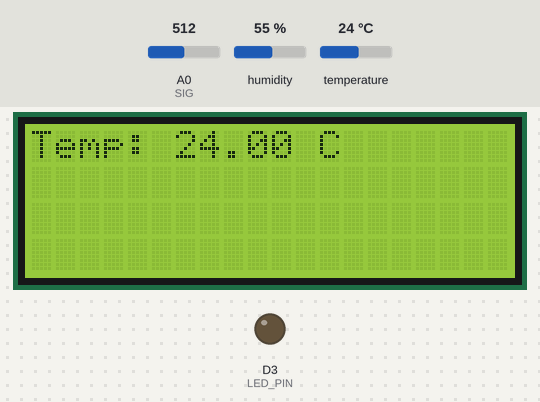
Bench run of a sketch on a simulated ESP8266 (NodeMCU). Shown: 20×4 character LCD, output pins drawn as LEDs (lit = HIGH). Inputs (shaded band) come from the test bench; at power-on: humidity 55 %, A0 (SIG) = 512, temperature 24 °C. Pins used as bus, display or sensor lines are not drawn; what the sketch prints to the serial monitor is not drawn.

Above: at 5.6 s.
5.7 s: humidity set to 22 %
At 10.8 s:
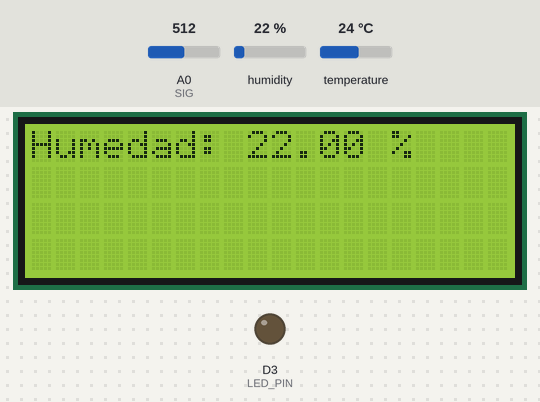
16.5 s: A0 (SIG) set to 390
At 20.7 s:
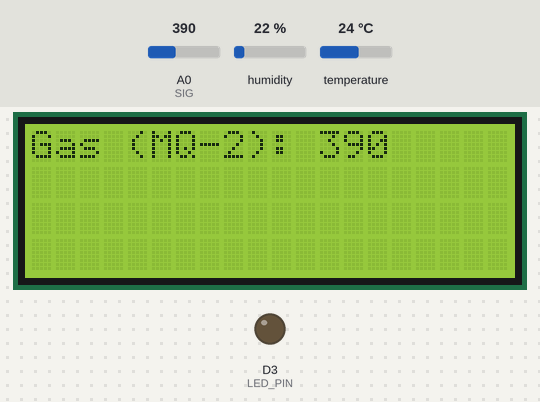
26.5 s: temperature set to 12 °C
At 35.7 s:
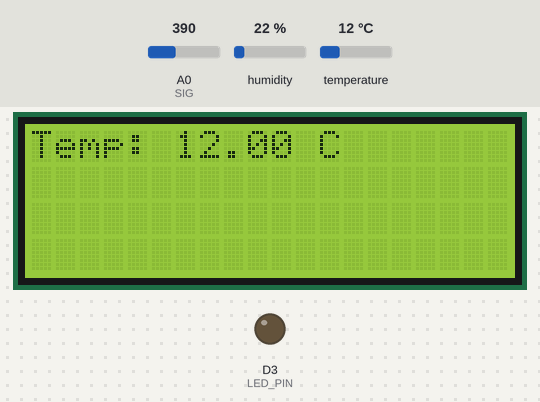
36.5 s: A0 (SIG) set to 410
At 45.5 s:
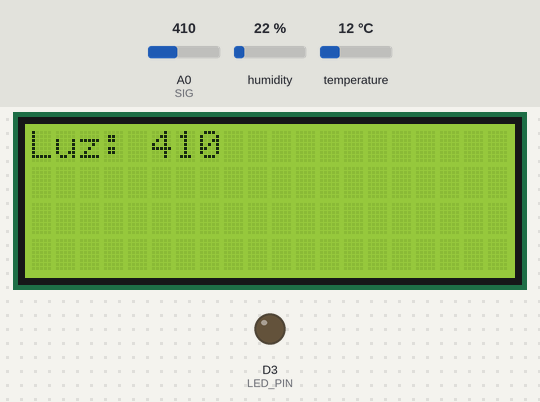
46.5 s: A0 (SIG) set to 511
At 55.7 s:
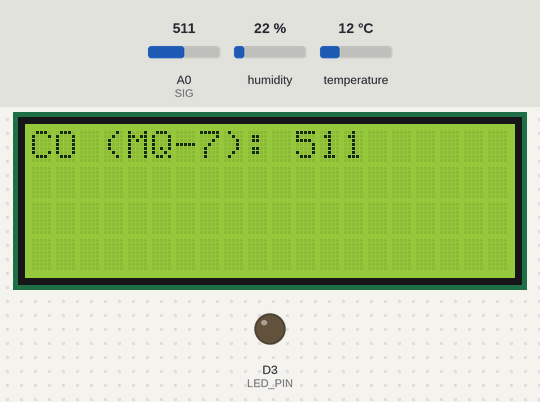
56.5 s: temperature set to 19 °C
At 65.7 s:
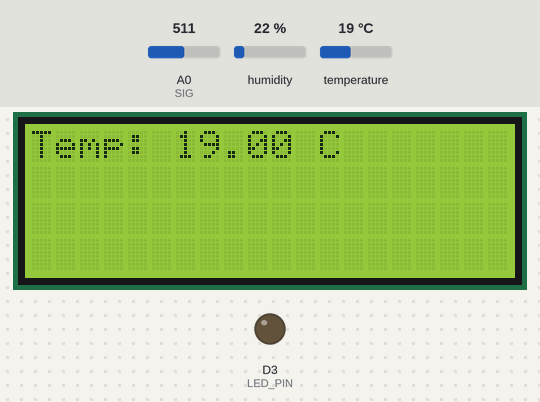
Timing chart, 0 to 67.2 s (numbered marks = the images above; inputs shaded):
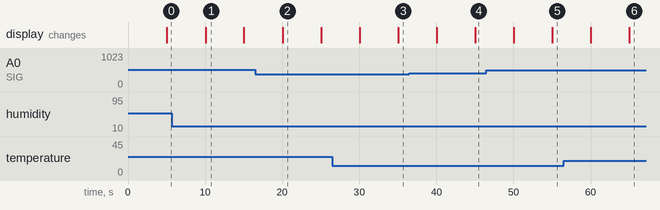

The sketch:

prueba.ino
```cpp
#include <ESP8266WiFi.h>
#include <Adafruit_Sensor.h>
#include <DHT.h>
#include <DHT_U.h>
#include <Wire.h>
#include <LiquidCrystal_I2C.h>

//*************** PINES DE SENSORES ****************
// Pines Digitales: DHT11 y LED
#define DHTPIN D4
#define DHTTYPE DHT11
#define LED_PIN D3

// Pines MUX
#define S0 D5
#define S1 D6
#define S2 D7
#define S3 D8
#define SIG A0

DHT dht(DHTPIN, DHTTYPE);

LiquidCrystal_I2C lcd(0x27,20,4);  // set the LCD address to 0x27 for a 16 chars and 2 line display

//*************** CONSTANTES Y VARIABLES ****************
const float TEMP_MIN = 18.0, TEMP_MAX = 24.0;
const float HUM_MIN = 30.0, HUM_MAX = 50.0;
const int LIGHT_MIN = 80, LIGHT_MAX = 400;
const int CO_MAX = 200;
const int GAS_SAFE_LEVEL = 50;

unsigned long lastMeasurementTime = 0;
const unsigned long measurementInterval = 5000; // Intervalo de medición en ms (5 segundos)
unsigned long lastDisplayTime = 0;
const unsigned long displayInterval = 2000; // Intervalo de visualización en LCD en ms (2 segundos)

int displayState = 0; // Estado para cambiar entre las medidas a mostrar

//*************** CONFIGURACIÓN INICIAL ****************
void setup() {
  Serial.begin(115200);

  // Inicializar sensores y periféricos
  dht.begin();
  pinMode(LED_PIN, OUTPUT);
  pinMode(S0, OUTPUT);
  pinMode(S1, OUTPUT);
  pinMode(S2, OUTPUT);
  pinMode(S3, OUTPUT);

  // lcd
  lcd.init();                      // initialize the lcd
  lcd.init();
  // Print a message to the LCD.
  lcd.backlight();
}

//*************** FUNCIÓN DE SELECCIÓN DEL MUX ****************
int readMux(int channel) {
  digitalWrite(S0, bitRead(channel, 0));
  digitalWrite(S1, bitRead(channel, 1));
  digitalWrite(S2, bitRead(channel, 2));
  digitalWrite(S3, bitRead(channel, 3));
  return analogRead(SIG);
}

//*************** FUNCIONES DE LECTURA DE SENSORES ****************
float readTemperature() {
  return dht.readTemperature();
}

float readHumidity() {
  return dht.readHumidity();
}

int readLightLevel() {
  return readMux(0); // Canal 0 en el MUX
}

int readGasLevel() {
  return readMux(1); // Canal 1 en el MUX
}

int readCOLevel() {
  return readMux(2); // Canal 2 en el MUX
}

//*************** FUNCIÓN DE MONITOREO Y ALERTAS ****************
void monitorAirQuality() {
  float temperature = readTemperature();
  float humidity = readHumidity();
  int lightLevel = readLightLevel();
  int gasLevel = readGasLevel();
  int coLevel = readCOLevel();

  bool airQualityOptimal =
      (temperature >= TEMP_MIN && temperature <= TEMP_MAX) &&
      (humidity >= HUM_MIN && humidity <= HUM_MAX) &&
      (lightLevel >= LIGHT_MIN && lightLevel <= LIGHT_MAX) &&
      (coLevel <= CO_MAX) && (gasLevel < GAS_SAFE_LEVEL);

  // Imprimir valores en el monitor serial
  Serial.println("===== Datos de Sensores =====");
  Serial.print("Temperatura: ");
  Serial.print(temperature);
  Serial.println(" C");

  Serial.print("Humedad: ");
  Serial.print(humidity);
  Serial.println(" %");

  Serial.print("Nivel de Luz: ");
  Serial.println(lightLevel);

  Serial.print("Nivel de Gas (MQ-2): ");
  Serial.println(gasLevel);

  Serial.print("Nivel de CO (MQ-7): ");
  Serial.println(coLevel);

  Serial.print("Estado de Calidad del Aire: ");
  Serial.println(airQualityOptimal ? "OPTIMA" : "NO OPTIMA");

  // Encender o apagar LED según el estado de calidad del aire
  //digitalWrite(LED_PIN, airQualityOptimal ? LOW : HIGH);

  Serial.println("=============================");

  // Mostrar datos en la LCD
  displayOnLCD(temperature, humidity, lightLevel, gasLevel, coLevel, airQualityOptimal);
}

//*************** FUNCIÓN PARA MOSTRAR EN LCD ****************
void displayOnLCD(float temperature, float humidity, int lightLevel, int gasLevel, int coLevel, bool airQualityOptimal) {
  unsigned long currentMillis = millis();
  if (currentMillis - lastDisplayTime >= displayInterval) {
    lastDisplayTime = currentMillis;
    lcd.clear();

    switch (displayState) {
      case 0:
        lcd.setCursor(0, 0);
        lcd.print("Temp: ");
        lcd.print(temperature);
        lcd.print(" C");
        break;
      case 1:
        lcd.setCursor(0, 0);
        lcd.print("Humedad: ");
        lcd.print(humidity);
        lcd.print(" %");
        break;
      case 2:
        lcd.setCursor(0, 0);
        lcd.print("Luz: ");
        lcd.print(lightLevel);
        break;
      case 3:
        lcd.setCursor(0, 0);
        lcd.print("Gas (MQ-2): ");
        lcd.print(gasLevel);
        break;
      case 4:
        lcd.setCursor(0, 0);
        lcd.print("CO (MQ-7): ");
        lcd.print(coLevel);
        break;
      case 5:
        lcd.setCursor(0, 0);
        lcd.print("Calidad Aire:");
        lcd.setCursor(0, 1);
        lcd.print(airQualityOptimal ? "OPTIMA" : "NO OPTIMA");
        break;
    }

    displayState = (displayState + 1) % 6; // Cambiar al siguiente estado en el ciclo
  }
}

//*************** LOOP PRINCIPAL ****************
void loop() {
  unsigned long currentMillis = millis();
  if (currentMillis - lastMeasurementTime >= measurementInterval) {
    lastMeasurementTime = currentMillis;
    monitorAirQuality();
  }
}
```

Measured:
- what the display in image 1 shows lasts 4.9 s, from 10.1 s to 15.0 s
